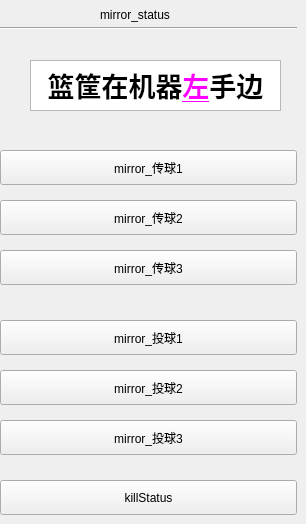
      <widget class="QWidget" name="mirror_status" native="true">
       <widget class="QPushButton" name="mirror_status5">
        <property name="geometry">
         <rect>
          <x>0</x>
          <y>370</y>
          <width>297</width>
          <height>35</height>
         </rect>
        </property>
        <property name="text">
         <string>mirror_投球2</string>
        </property>
       </widget>
       <widget class="QPushButton" name="mirror_status2">
        <property name="geometry">
         <rect>
          <x>0</x>
          <y>200</y>
          <width>297</width>
          <height>35</height>
         </rect>
        </property>
        <property name="text">
         <string>mirror_传球2</string>
        </property>
       </widget>
       <widget class="QPushButton" name="mirror_status1">
        <property name="geometry">
         <rect>
          <x>0</x>
          <y>150</y>
          <width>297</width>
          <height>35</height>
         </rect>
        </property>
        <property name="text">
         <string>mirror_传球1</string>
        </property>
       </widget>
       <widget class="QPushButton" name="mirror_status4">
        <property name="geometry">
         <rect>
          <x>0</x>
          <y>320</y>
          <width>297</width>
          <height>35</height>
         </rect>
        </property>
        <property name="text">
         <string>mirror_投球1</string>
        </property>
       </widget>
       <widget class="QPushButton" name="mirror_status3">
        <property name="geometry">
         <rect>
          <x>0</x>
          <y>250</y>
          <width>297</width>
          <height>35</height>
         </rect>
        </property>
        <property name="text">
         <string>mirror_传球3</string>
        </property>
       </widget>
       <widget class="QPushButton" name="mirror_status6">
        <property name="geometry">
         <rect>
          <x>0</x>
          <y>420</y>
          <width>297</width>
          <height>35</height>
         </rect>
        </property>
        <property name="text">
         <string>mirror_投球3</string>
        </property>
       </widget>
       <widget class="Line" name="statusLine_2">
        <property name="geometry">
         <rect>
          <x>0</x>
          <y>20</y>
          <width>297</width>
          <height>16</height>
         </rect>
        </property>
        <property name="orientation">
         <enum>Qt::Horizontal</enum>
        </property>
       </widget>
       <widget class="QLabel" name="statusLable_2">
        <property name="geometry">
         <rect>
          <x>100</x>
          <y>5</y>
          <width>101</width>
          <height>20</height>
         </rect>
        </property>
        <property name="text">
         <string>mirror_status</string>
        </property>
       </widget>
       <widget class="QTextEdit" name="textEditMirror">
        <property name="geometry">
         <rect>
          <x>30</x>
          <y>60</y>
          <width>251</width>
          <height>51</height>
         </rect>
        </property>
        <property name="html">
         <string>&lt;!DOCTYPE HTML PUBLIC &quot;-//W3C//DTD HTML 4.0//EN&quot; &quot;http://www.w3.org/TR/REC-html40/strict.dtd&quot;&gt;
&lt;html&gt;&lt;head&gt;&lt;meta name=&quot;qrichtext&quot; content=&quot;1&quot; /&gt;&lt;style type=&quot;text/css&quot;&gt;
p, li { white-space: pre-wrap; }
&lt;/style&gt;&lt;/head&gt;&lt;body style=&quot; font-family:'Ubuntu'; font-size:11pt; font-weight:600; font-style:normal;&quot;&gt;
&lt;p align=&quot;center&quot; style=&quot; margin-top:0px; margin-bottom:0px; margin-left:0px; margin-right:0px; -qt-block-indent:0; text-indent:0px;&quot;&gt;&lt;span style=&quot; font-size:20pt;&quot;&gt;篮筐在机器&lt;/span&gt;&lt;span style=&quot; font-size:20pt; text-decoration: underline; color:#ff00ff;&quot;&gt;左&lt;/span&gt;&lt;span style=&quot; font-size:20pt;&quot;&gt;手边&lt;/span&gt;&lt;/p&gt;&lt;/body&gt;&lt;/html&gt;</string>
        </property>
       </widget>
       <widget class="QPushButton" name="killStatus">
        <property name="geometry">
         <rect>
          <x>0</x>
          <y>480</y>
          <width>297</width>
          <height>35</height>
         </rect>
        </property>
        <property name="text">
         <string>killStatus</string>
        </property>
       </widget>
      </widget>
